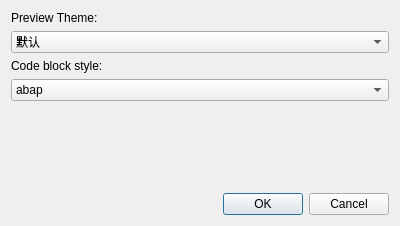
<?xml version="1.0" encoding="UTF-8"?>
<ui version="4.0">
 <class>PreferenceDialog</class>
 <widget class="QDialog" name="PreferenceDialog">
  <property name="geometry">
   <rect>
    <x>0</x>
    <y>0</y>
    <width>400</width>
    <height>226</height>
   </rect>
  </property>
  <property name="windowTitle">
   <string>Preference</string>
  </property>
  <layout class="QVBoxLayout" name="verticalLayout">
   <item>
    <widget class="QLabel" name="label_2">
     <property name="text">
      <string>Preview Theme:</string>
     </property>
    </widget>
   </item>
   <item>
    <widget class="QComboBox" name="cbPreviewTheme">
     <item>
      <property name="text">
       <string>默认</string>
      </property>
     </item>
     <item>
      <property name="text">
       <string>橙心</string>
      </property>
     </item>
     <item>
      <property name="text">
       <string>墨黑</string>
      </property>
     </item>
     <item>
      <property name="text">
       <string>姹紫</string>
      </property>
     </item>
     <item>
      <property name="text">
       <string>嫩青</string>
      </property>
     </item>
     <item>
      <property name="text">
       <string>绿意</string>
      </property>
     </item>
     <item>
      <property name="text">
       <string>红绯</string>
      </property>
     </item>
    </widget>
   </item>
   <item>
    <widget class="QLabel" name="label">
     <property name="text">
      <string>Code block style:</string>
     </property>
    </widget>
   </item>
   <item>
    <widget class="QComboBox" name="cbCodeBlockStyle">
     <item>
      <property name="text">
       <string>abap</string>
      </property>
     </item>
     <item>
      <property name="text">
       <string>algol</string>
      </property>
     </item>
     <item>
      <property name="text">
       <string>algol_nu</string>
      </property>
     </item>
     <item>
      <property name="text">
       <string>api</string>
      </property>
     </item>
     <item>
      <property name="text">
       <string>arduino</string>
      </property>
     </item>
     <item>
      <property name="text">
       <string>autumn</string>
      </property>
     </item>
     <item>
      <property name="text">
       <string>borland</string>
      </property>
     </item>
     <item>
      <property name="text">
       <string>bw</string>
      </property>
     </item>
     <item>
      <property name="text">
       <string>colorful</string>
      </property>
     </item>
     <item>
      <property name="text">
       <string>dracula</string>
      </property>
     </item>
     <item>
      <property name="text">
       <string>emacs</string>
      </property>
     </item>
     <item>
      <property name="text">
       <string>friendly</string>
      </property>
     </item>
     <item>
      <property name="text">
       <string>fruity</string>
      </property>
     </item>
     <item>
      <property name="text">
       <string>github</string>
      </property>
     </item>
     <item>
      <property name="text">
       <string>igor</string>
      </property>
     </item>
     <item>
      <property name="text">
       <string>lovelace</string>
      </property>
     </item>
     <item>
      <property name="text">
       <string>manni</string>
      </property>
     </item>
     <item>
      <property name="text">
       <string>monokai</string>
      </property>
     </item>
     <item>
      <property name="text">
       <string>monokailight</string>
      </property>
     </item>
     <item>
      <property name="text">
       <string>murphy</string>
      </property>
     </item>
     <item>
      <property name="text">
       <string>native</string>
      </property>
     </item>
     <item>
      <property name="text">
       <string>paraiso-dark</string>
      </property>
     </item>
     <item>
      <property name="text">
       <string>paraiso-light</string>
      </property>
     </item>
     <item>
      <property name="text">
       <string>pastie</string>
      </property>
     </item>
     <item>
      <property name="text">
       <string>perldoc</string>
      </property>
     </item>
     <item>
      <property name="text">
       <string>pygments</string>
      </property>
     </item>
     <item>
      <property name="text">
       <string>rainbow_dash</string>
      </property>
     </item>
     <item>
      <property name="text">
       <string>rrt</string>
      </property>
     </item>
     <item>
      <property name="text">
       <string>solarized-dark</string>
      </property>
     </item>
     <item>
      <property name="text">
       <string>solarized-dark256</string>
      </property>
     </item>
     <item>
      <property name="text">
       <string>solarized-light</string>
      </property>
     </item>
     <item>
      <property name="text">
       <string>swapoff</string>
      </property>
     </item>
     <item>
      <property name="text">
       <string>tango</string>
      </property>
     </item>
     <item>
      <property name="text">
       <string>trac</string>
      </property>
     </item>
     <item>
      <property name="text">
       <string>vim</string>
      </property>
     </item>
     <item>
      <property name="text">
       <string>vs</string>
      </property>
     </item>
     <item>
      <property name="text">
       <string>xcode</string>
      </property>
     </item>
    </widget>
   </item>
   <item>
    <spacer name="verticalSpacer">
     <property name="orientation">
      <enum>Qt::Vertical</enum>
     </property>
     <property name="sizeHint" stdset="0">
      <size>
       <width>20</width>
       <height>40</height>
      </size>
     </property>
    </spacer>
   </item>
   <item>
    <widget class="QDialogButtonBox" name="buttonBox">
     <property name="orientation">
      <enum>Qt::Horizontal</enum>
     </property>
     <property name="standardButtons">
      <set>QDialogButtonBox::Cancel|QDialogButtonBox::Ok</set>
     </property>
    </widget>
   </item>
  </layout>
 </widget>
 <resources/>
 <connections>
  <connection>
   <sender>buttonBox</sender>
   <signal>accepted()</signal>
   <receiver>PreferenceDialog</receiver>
   <slot>accept()</slot>
   <hints>
    <hint type="sourcelabel">
     <x>248</x>
     <y>254</y>
    </hint>
    <hint type="destinationlabel">
     <x>157</x>
     <y>274</y>
    </hint>
   </hints>
  </connection>
  <connection>
   <sender>buttonBox</sender>
   <signal>rejected()</signal>
   <receiver>PreferenceDialog</receiver>
   <slot>reject()</slot>
   <hints>
    <hint type="sourcelabel">
     <x>316</x>
     <y>260</y>
    </hint>
    <hint type="destinationlabel">
     <x>286</x>
     <y>274</y>
    </hint>
   </hints>
  </connection>
 </connections>
</ui>
